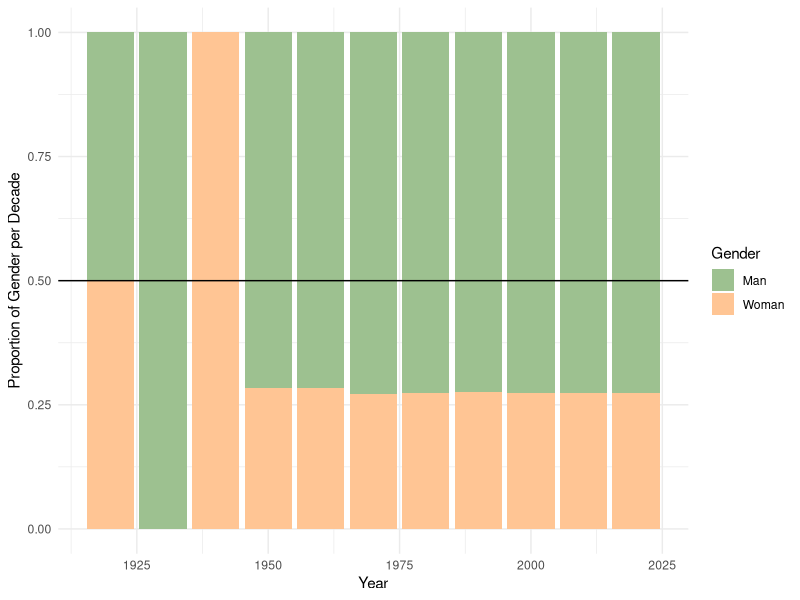
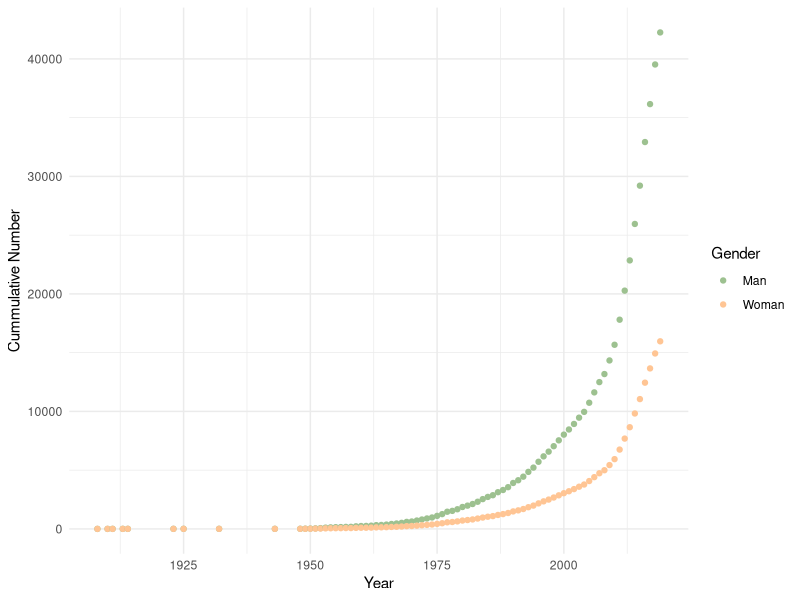
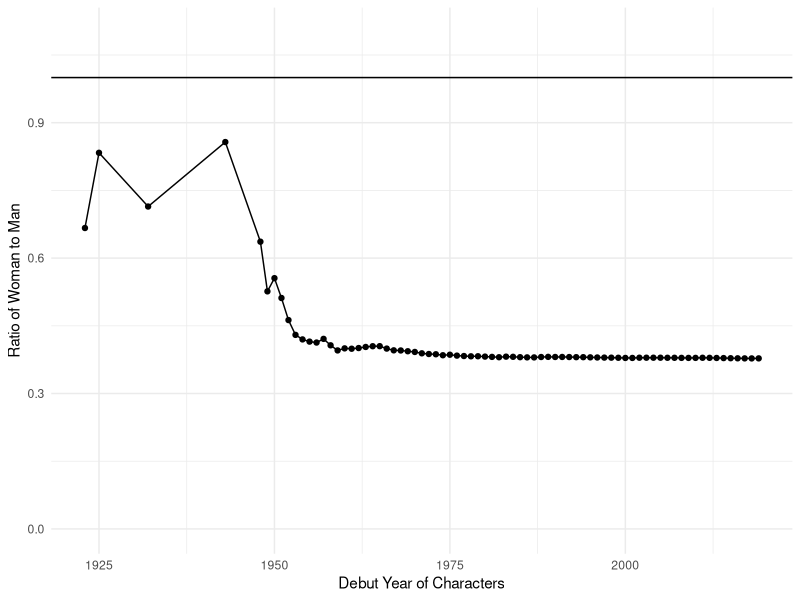
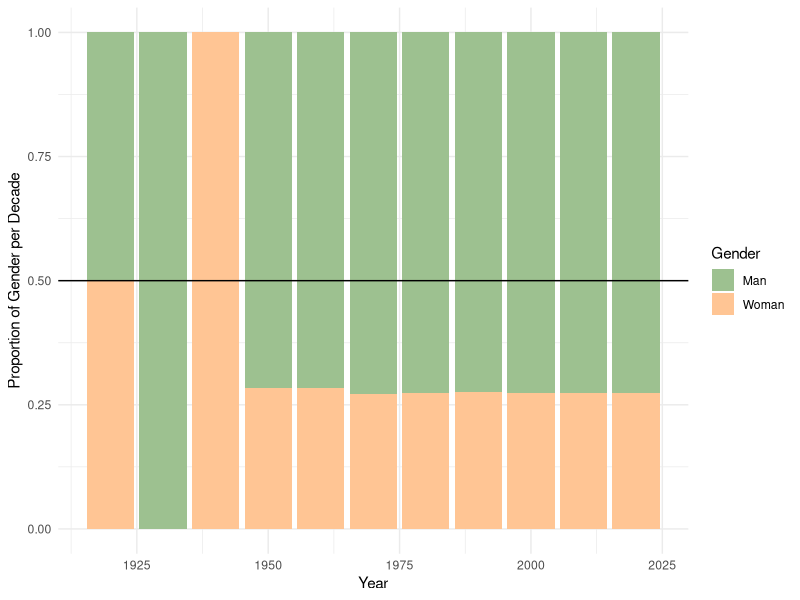
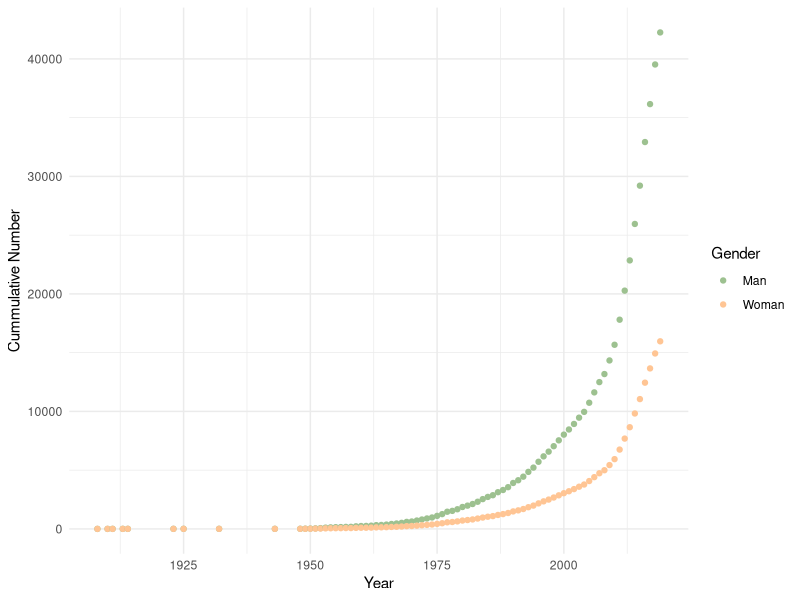
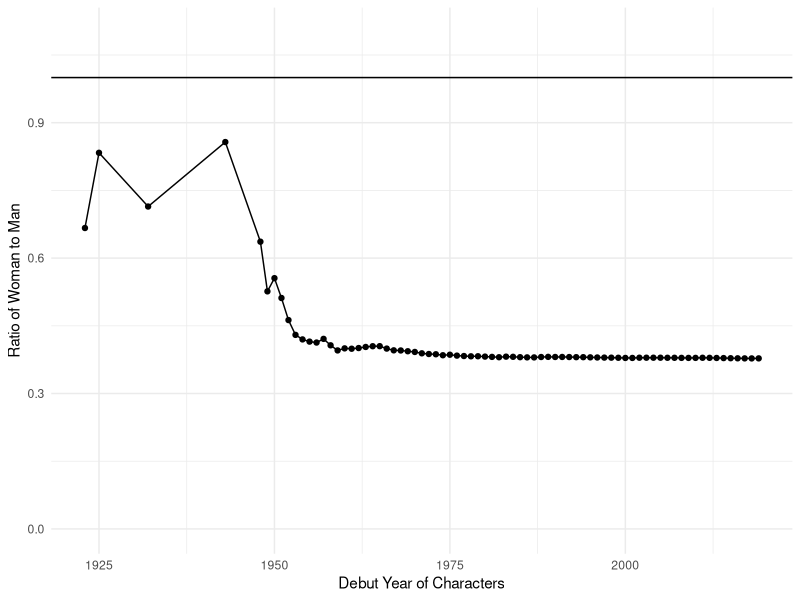

Here is the R script that generated these plots, in order:
library(tidyverse)
library(readr)
library(ggplot2)
library(dplyr)
library(lubridate)

character_years <- read_csv("dictionary_fictional_characters_gender.csv")

#replacing girl and female with woman, male and boy with man. filtering out 
#other terms such as: cat.
filtered_years <- character_years|>
  mutate(gender = case_when(gender == 'Boy' ~ 'Man',
                            gender == 'Female' ~'Woman',
                            gender == 'Girl'~ 'Woman',
                            gender == 'Man'~ 'Man',
                            gender == 'Male'~ 'Man',
                            TRUE~ NA)) |>
  filter(gender == 'Man'| gender== 'Woman')

#groping by gender and year to be able to count the amount of instances of 
#each gender per year
number <- filtered_years |>
  ungroup() |>
  group_by(gender,start_year) |>
  count(wt = NULL,sort = FALSE) |>
  filter(start_year>1900, start_year<2020)

#filtering out years before 1919 and after 2019. Stacking the proportion of 
#instances of each gender per decade.  
number |> filter(start_year >= 1919, start_year<=2019) |>
  mutate(decade = round(start_year / 10) * 10) |>
  group_by(decade, gender) |>
  summarize(n = sum(n)) |>
  mutate(prop = n / sum(n)) |>
  ggplot() + 
  aes(x=decade, y=prop, fill = gender) +
  geom_bar(position = position_stack(), stat= 'identity')+
  geom_hline(yintercept =0.5)+
  theme_minimal()+
  guides(fill = guide_legend('Gender'))+
  xlab('Year') +
  ylab('Proportion of Gender per Decade')+
  scale_fill_manual(values = c('#9dc190','#ffc594'))

ggsave('Proportion_gen_dec.pdf')

#moving the Man and Woman under gender to become their own columns. Replacing 
# NA values with 0 to be able to later on do the cumulative sum. Arrange the 
#years so that they go from oldest to most recent. After getting the cum. sum.
# moving Man and Woman back to the column gender. 
number_years1 <- number |>
  pivot_wider(names_from = gender,values_from = n )|>
  mutate(
    Man = if_else(is.na(Man), 0, Man),
    Woman = if_else(is.na(Woman), 0, Woman)
  )|>
  ungroup() |>
  arrange(start_year)|>
  na.omit()|>
  mutate(Man=cumsum(Man),
         Woman=cumsum(Woman))
  
number_years <- number_years1 |>
  pivot_longer(cols = c('Man','Woman'),names_to = 'gender',values_to = 'number') 

#plotting the cummulative value of each gender throughout the years. 
ggplot(data = number_years)+
  aes(x= start_year, y=number, color = gender)+
  geom_point()+
  guides(color = guide_legend('Gender'))+
  xlab('Year')+
  ylab('Cummulative Number')+
  scale_color_manual(values = c('#9dc190','#ffc594'))+
  theme_minimal()
  
ggsave('Cummulative_number_gender_per_year.pdf')

#calculating the ratio by dividing the cummulative Man by the Woman.
ratio_data <- number_years1 |>
  mutate(ratio =  Woman /Man)|>
  filter(start_year>=1920,start_year<=2019)

#creating scatterplot and connecting the points with a line.
ggplot(data = ratio_data)+
  aes(x=start_year,y=ratio)+
  ylim(0,1.1)+
  geom_point()+
  geom_line()+
  geom_hline(yintercept = 1)+
  theme_minimal()+
  xlab('Debut Year of Characters')+
  ylab('Ratio of Woman to Man')

ggsave('Ratio_Man_to_Woman.pdf')
